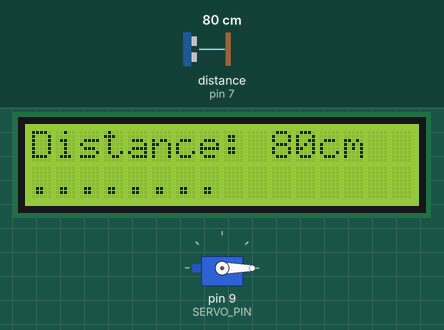
This sketch was run on a simulated Arduino Uno, built with avr-gcc and run on an emulated ATmega328P. On the bench: servo, 16×2 character LCD. Wiring (inferred from the names in the program): ultrasonic range finder: trigger pin 7; echo pin 7. Inputs (shaded band) come from the test bench; at power-on: distance to the obstacle (sensor on pin 7) 80 cm. The echo pulse lasts 58.3 µs per cm; what the sketch prints to the serial monitor is not drawn.

Above: at 1.2 s.
1.3 s: distance to the obstacle (sensor on pin 7) set to 148 cm
At 2.0 s:
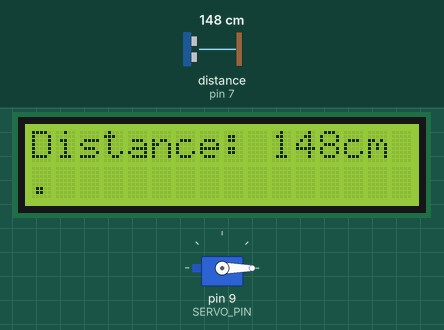
2.8 s: distance to the obstacle (sensor on pin 7) set to 155 cm
At 4.0 s:
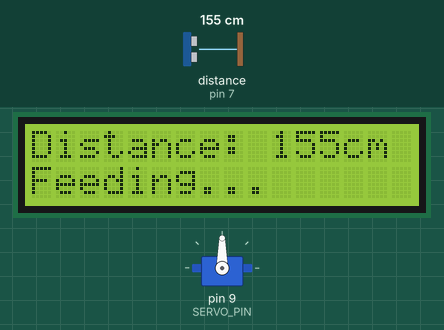
4.3 s: distance to the obstacle (sensor on pin 7) set to 2 cm
At 7.1 s:
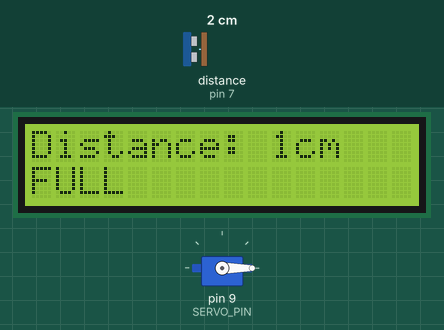
Timing chart, 0 to 8.6 s (numbered marks = the images above; inputs shaded):
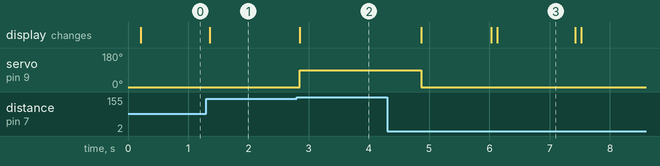

The sketch:

bowl-feeder.ino
```cpp
#include <Wire.h>
#include <LiquidCrystal_I2C.h> // LCD display library
#include <Servo.h>             // Servo motor library

// Pin and device configuration
#define SERVO_PIN 9            // Servo motor control pin
#define PING_PIN 7             // Ultrasonic sensor trigger/echo pin
#define LCD_ADDRESS 0x20       // I2C address of the LCD
#define LCD_COLS 16            // LCD width
#define LCD_ROWS 2             // LCD height

// Bowl distance thresholds (in cm)
#define BOWL_FULL_THRESHOLD 30
#define BOWL_EMPTY_THRESHOLD 150

// Timer and feeding settings
#define TIMER_TICKS_100MS 100          // 100 timer ticks = 1 second (assuming 1ms per tick)
#define FEEDING_DURATION 2000          // Time to keep servo open (2 seconds)
#define PULSE_TIMEOUT 30000            // Timeout for ultrasonic pulse

// Servo positions
#define SERVO_CLOSED 0
#define SERVO_OPEN 90

// Timer2 configuration for 1kHz interrupts (every 1ms)
#define TIMER2_OCR_VALUE 249           // Compare match value
#define TIMER2_PRESCALER_64 (1 << CS22)

Servo feederServo;
LiquidCrystal_I2C lcd(LCD_ADDRESS, LCD_COLS, LCD_ROWS);

// Shared state
volatile bool triggerFeed = false;     // Flag set by timer ISR when distance needs updating
volatile long measuredDistance = 0;    // Distance read from ultrasonic sensor
long previousDistance = -1;            // Last measured distance
bool feedingState = false;             // Whether we’re currently feeding

void setup() {
  Serial.begin(9600);

  // Setup servo
  feederServo.attach(SERVO_PIN);
  feederServo.write(SERVO_CLOSED);     // Start with servo in closed position

  // Setup LCD
  lcd.init();
  lcd.backlight();
  lcd.setCursor(0, 0);
  lcd.print("Pet Feeder Ready");

  // Set PING_PIN as output low (initial state)
  DDRD |= (1 << DDD7);     // Set pin 7 as output
  PORTD &= ~(1 << PORTD7); // Set pin 7 LOW

  setupTimer2(); // Start the timer for periodic updates
}

void loop() {
  // Always keep servo closed unless feeding
  if (!feedingState) {
    feederServo.write(SERVO_CLOSED);
  }

  // If timer ISR signaled a distance update
  if (triggerFeed) {
    triggerFeed = false;
    processDistanceUpdate();
  }
}

// Handles logic after new distance is measured
void processDistanceUpdate() {
  // If distance has changed or feeding state needs to change
  if (distanceChanged() || feedingStateChanged()) {
    previousDistance = measuredDistance;
    feedingState = (measuredDistance > BOWL_EMPTY_THRESHOLD);
    updateDisplay(); // Show updated state
  }
}

bool distanceChanged() {
  return measuredDistance != previousDistance;
}

bool feedingStateChanged() {
  return feedingState != (measuredDistance > BOWL_EMPTY_THRESHOLD);
}

// Updates the LCD based on the distance and feeding status
void updateDisplay() {
  displayDistance();

  if (feedingState) {
    handleFeeding();
  } else if (measuredDistance < BOWL_FULL_THRESHOLD) {
    displayFullBowl();
  } else {
    displayPartialBowl();
  }
}

// Shows the distance on the LCD
void displayDistance() {
  lcd.clear();
  lcd.setCursor(0, 0);
  lcd.print("Distance: ");
  lcd.print(measuredDistance);
  lcd.print("cm");
}

// Activates the servo to dispense food
void handleFeeding() {
  lcd.setCursor(0, 1);
  lcd.print("Feeding...");
  Serial.println("FEEDING");
  feederServo.write(SERVO_OPEN);
  delay(FEEDING_DURATION);  // Wait with servo open
}

// Shows "FULL" message on LCD
void displayFullBowl() {
  Serial.println("FULL");
  lcd.setCursor(0, 1);
  lcd.print("FULL");
}

// Displays a progress bar based on bowl fill level
void displayPartialBowl() {
  int maxDots = LCD_COLS; // Full width of LCD row
  int dotsCount = map(measuredDistance, 0, BOWL_EMPTY_THRESHOLD, maxDots, 0);
  dotsCount = constrain(dotsCount, 0, maxDots); // Clamp to 0–16

  lcd.setCursor(0, 1);
  for (int i = 0; i < dotsCount; i++) {
    lcd.print(".");
  }
  for (int i = dotsCount; i < maxDots; i++) {
    lcd.print(" ");
  }

  int percentFull = (dotsCount * 100) / maxDots;
  Serial.println(String(percentFull) + "% FULL");
}

// Setup Timer2 to trigger interrupt every 1ms
void setupTimer2() {
  TCCR2A = 0;
  TCCR2B = 0;
  TCNT2 = 0;

  OCR2A = TIMER2_OCR_VALUE;        // Compare match at 249
  TCCR2A |= (1 << WGM21);          // CTC mode
  TCCR2B |= TIMER2_PRESCALER_64;   // Prescaler = 64
  TIMSK2 |= (1 << OCIE2A);         // Enable compare match interrupt
}

volatile unsigned int tickCount = 0;

// Timer2 interrupt service routine – runs every 1ms
ISR(TIMER2_COMPA_vect) {
  tickCount++;
  if (tickCount >= TIMER_TICKS_100MS) {  // Every 100ms
    tickCount = 0;
    measuredDistance = readPing();       // Read new distance
    triggerFeed = true;                  // Signal loop to update logic
  }
}

// Sends ultrasonic pulse and reads echo to measure distance
long readPing() {
  // Trigger ultrasonic pulse (pin 7)
  DDRD |= (1 << DDD7);       // Output mode
  PORTD &= ~(1 << PORTD7);   // LOW
  delayMicroseconds(2);
  PORTD |= (1 << PORTD7);    // HIGH for 10us
  delayMicroseconds(10);
  PORTD &= ~(1 << PORTD7);   // LOW again

  DDRD &= ~(1 << DDD7);      // Switch to input
  PORTD &= ~(1 << PORTD7);   // Disable pull-up

  // Read echo duration
  unsigned long duration = pulseIn(PING_PIN, HIGH, PULSE_TIMEOUT);

  // Convert duration to distance in cm
  long distance = duration / 58;
  return distance;
}
```

Measured:
- the behaviour switches between 150 and 151 cm on distance to the obstacle (sensor on pin 7) (found by bisection; images 1 and 2)
- after the input at 1.3 s, the display: changes after 0.05 s (image 1)
- after the input at 2.8 s, servo on pin 9 (SERVO_PIN): 0° → 90° after 0.05 s; the display: changes after 0.05 s (image 2)
- after the input at 4.3 s, servo on pin 9 (SERVO_PIN): 90° → 0° after 0.57 s; the display: changes after 0.57 s (image 3)
